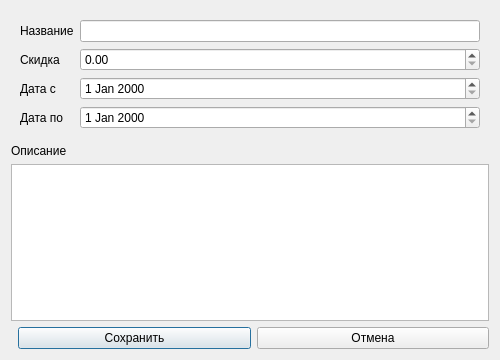
<?xml version="1.0" encoding="UTF-8"?>
<ui version="4.0">
 <class>OfferFormDialog</class>
 <widget class="QDialog" name="OfferFormDialog">
  <property name="geometry"><rect><x>0</x><y>0</y><width>500</width><height>360</height></rect></property>
  <property name="windowTitle"><string>Акция</string></property>
  <layout class="QVBoxLayout" name="verticalLayoutMain">
   <item>
    <widget class="QWidget" name="formWidget">
     <layout class="QGridLayout" name="gridLayout">
      <item row="0" column="0"><widget class="QLabel" name="labelName"><property name="text"><string>Название</string></property></widget></item>
      <item row="0" column="1"><widget class="QLineEdit" name="lineEditName"/></item>
      <item row="1" column="0"><widget class="QLabel" name="labelDiscount"><property name="text"><string>Скидка</string></property></widget></item>
      <item row="1" column="1"><widget class="QDoubleSpinBox" name="doubleSpinBoxDiscount"/></item>
      <item row="2" column="0"><widget class="QLabel" name="labelDateFrom"><property name="text"><string>Дата с</string></property></widget></item>
      <item row="2" column="1"><widget class="QDateEdit" name="dateEditFrom"/></item>
      <item row="3" column="0"><widget class="QLabel" name="labelDateTo"><property name="text"><string>Дата по</string></property></widget></item>
      <item row="3" column="1"><widget class="QDateEdit" name="dateEditTo"/></item>
     </layout>
    </widget>
   </item>
   <item><widget class="QLabel" name="labelDescription"><property name="text"><string>Описание</string></property></widget></item>
   <item><widget class="QPlainTextEdit" name="plainTextEditDescription"/></item>
   <item>
    <layout class="QHBoxLayout" name="horizontalLayoutButtons">
     <item><spacer name="horizontalSpacer"><property name="orientation"><enum>Qt::Horizontal</enum></property></spacer></item>
     <item><widget class="QPushButton" name="pushButtonSave"><property name="text"><string>Сохранить</string></property></widget></item>
     <item><widget class="QPushButton" name="pushButtonCancel"><property name="text"><string>Отмена</string></property></widget></item>
    </layout>
   </item>
  </layout>
 </widget>
 <resources/>
 <connections/>
</ui>
